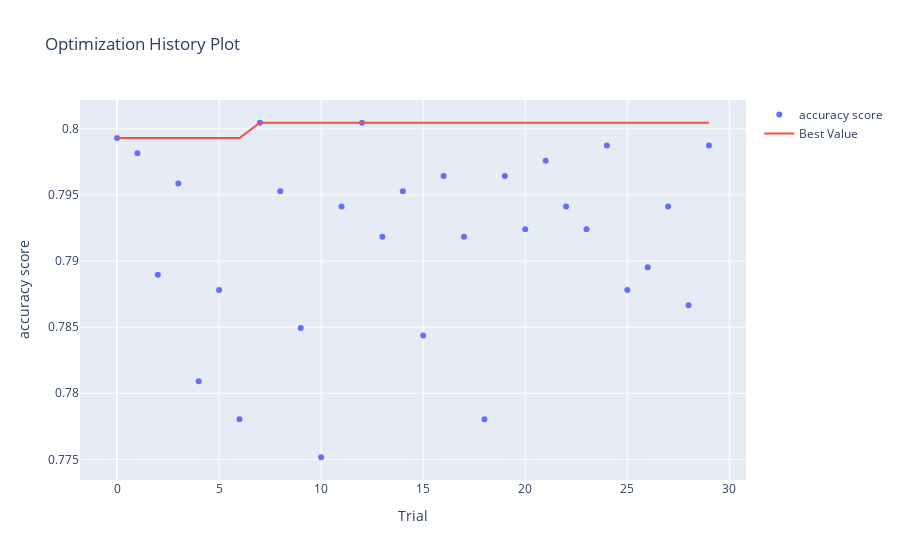

Notebook source saved alongside this figure:
### Code cell
optuna.visualization.plot_optimization_history(study_rf, target_name='accuracy score')

### Figure 1 — Plotly figure (JSON) as saved in the notebook; plotly's stock layout.template omitted (floating-point values rounded to 4 significant figures)
{"data": [{"mode": "markers", "name": "accuracy score", "type": "scatter", "x": [0, 1, 2, 3, 4, 5, 6, 7, 8, 9, 10, 11, 12, 13, 14, 15, 16, 17, 18, 19, 20, 21, 22, 23, 24, 25, 26, 27, 28, 29], "y": [0.7993, 0.7982, 0.789, 0.7959, 0.7809, 0.7878, 0.778, 0.8005, 0.7953, 0.7849, 0.7752, 0.7941, 0.8005, 0.7918, 0.7953, 0.7844, 0.7964, 0.7918, 0.778, 0.7964, 0.7924, 0.7976, 0.7941, 0.7924, 0.7987, 0.7878, 0.7895, 0.7941, 0.7867, 0.7987]}, {"mode": "lines", "name": "Best Value", "type": "scatter", "x": [0, 1, 2, 3, 4, 5, 6, 7, 8, 9, 10, 11, 12, 13, 14, 15, 16, 17, 18, 19, 20, 21, 22, 23, 24, 25, 26, 27, 28, 29], "y": [0.7993, 0.7993, 0.7993, 0.7993, 0.7993, 0.7993, 0.7993, 0.8005, 0.8005, 0.8005, 0.8005, 0.8005, 0.8005, 0.8005, 0.8005, 0.8005, 0.8005, 0.8005, 0.8005, 0.8005, 0.8005, 0.8005, 0.8005, 0.8005, 0.8005, 0.8005, 0.8005, 0.8005, 0.8005, 0.8005]}, {"marker": {"color": "#cccccc"}, "mode": "markers", "name": "Infeasible Trial", "showlegend": false, "type": "scatter", "x": [], "y": []}], "layout": {"title": {"text": "Optimization History Plot"}, "xaxis": {"title": {"text": "Trial"}}, "yaxis": {"title": {"text": "accuracy score"}}}}
